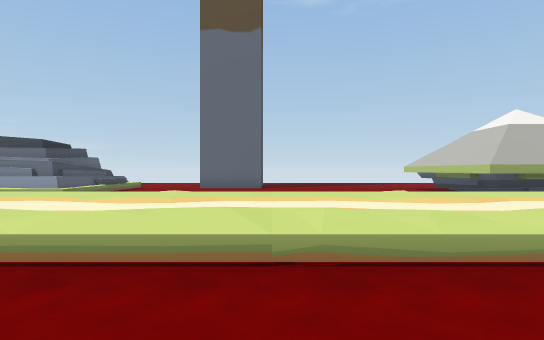
[1] (above)

24 first-person views from a walk through a scene from a Unity 3-D project. The camera is 1.5 m above the floor, looks level and sees 80° across. The floor is counted in squares, 2 m on a side. Each view is taken from the middle of a square. On the plan, view 1 faces up. The plan holds only what a view shows up to about 11 squares ahead; the rest is blank. The place goes on beyond the plan. The player is left out. Some surface patterns are stand-ins.

[2]
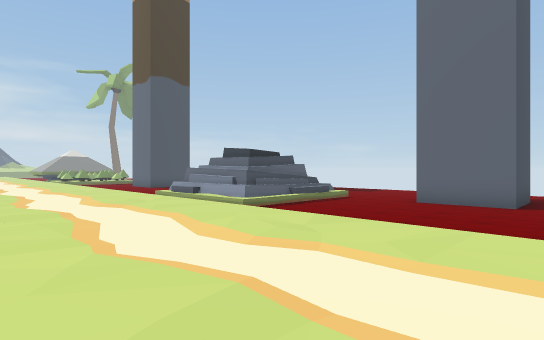

[3]
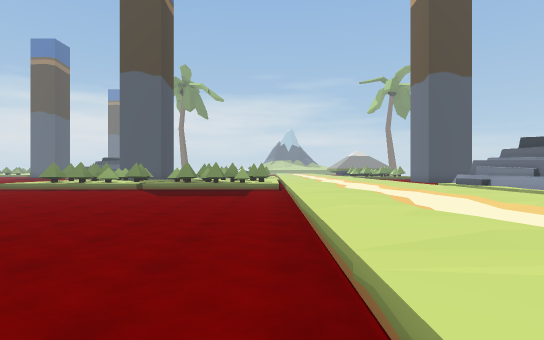

[4]
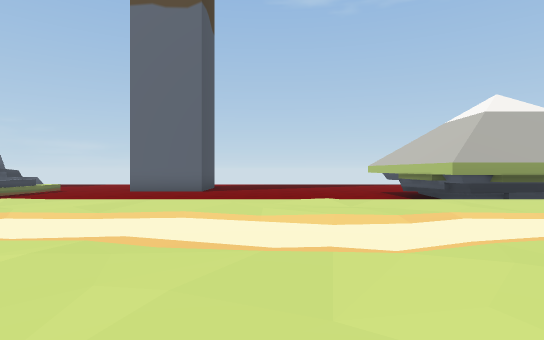

[5]
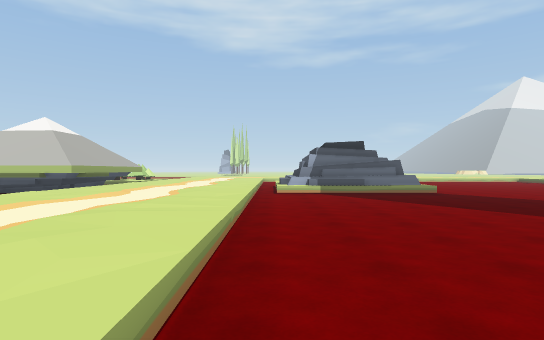

[6]
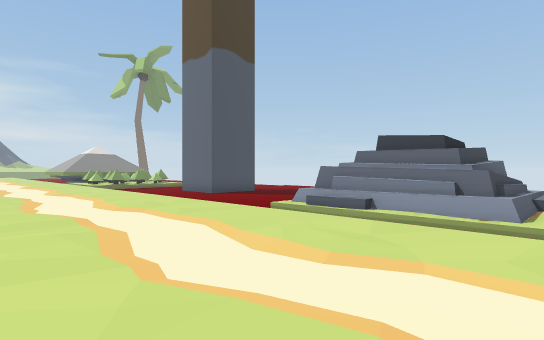

[7]
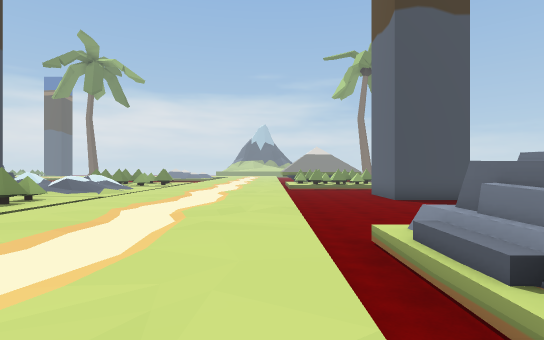

[8]
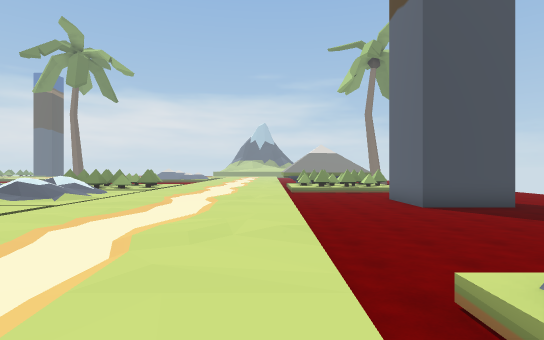

[9]
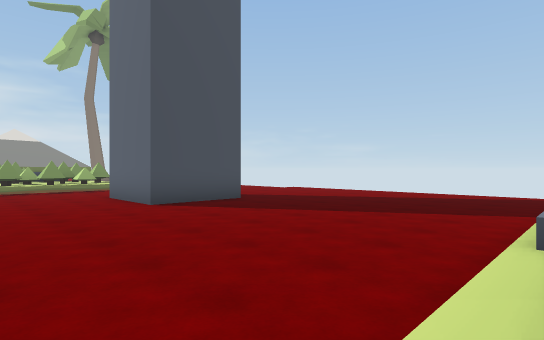

[10]
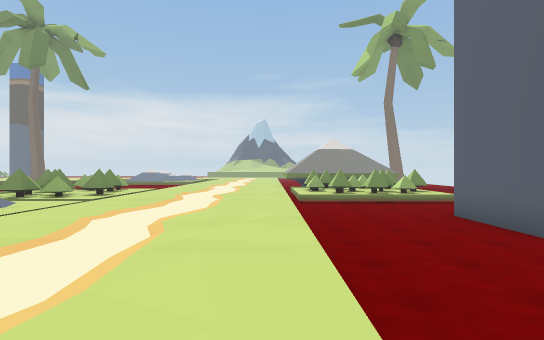

[11]
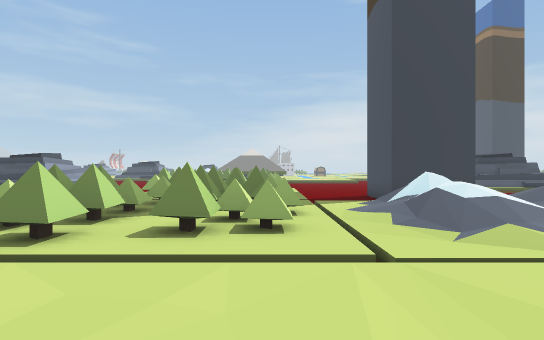

[12]
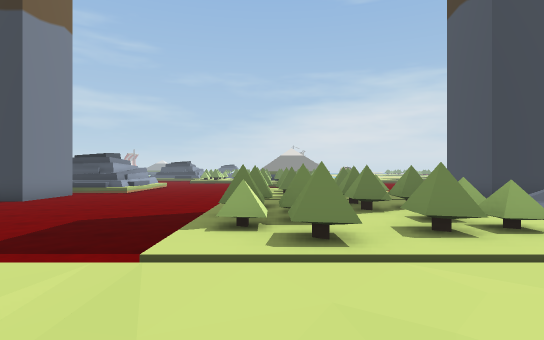

[13]
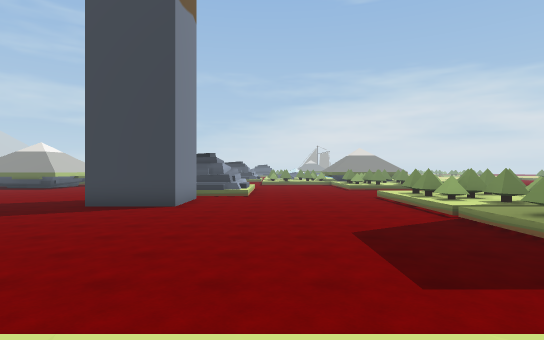

[14]
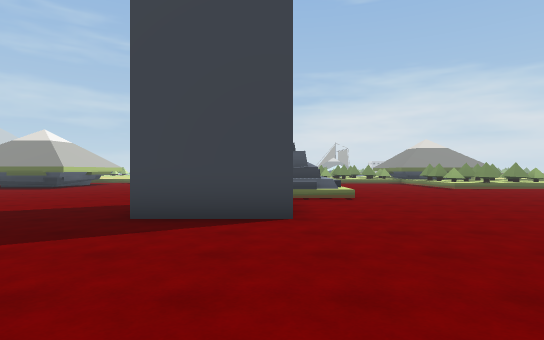

[15]
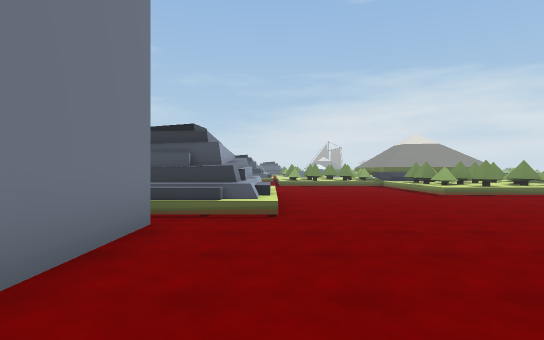

[16]
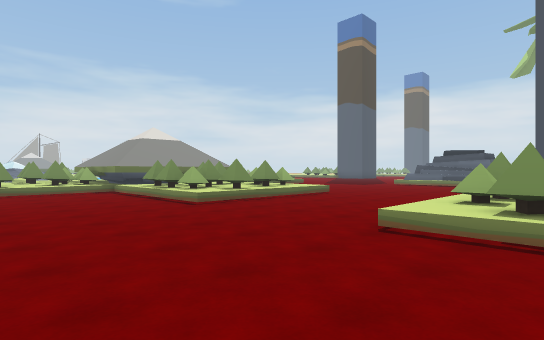

[17]
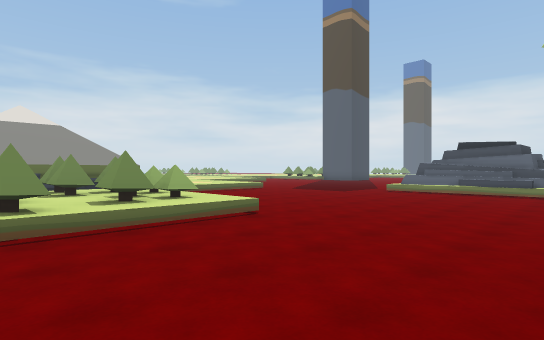

[18]
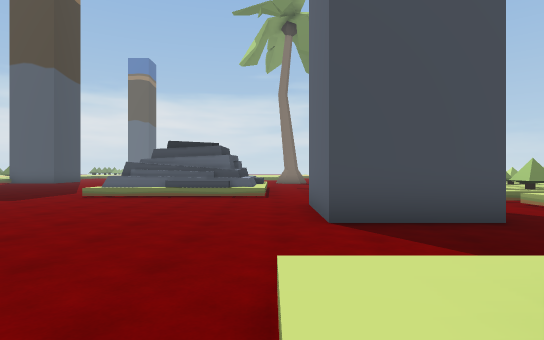

[19]
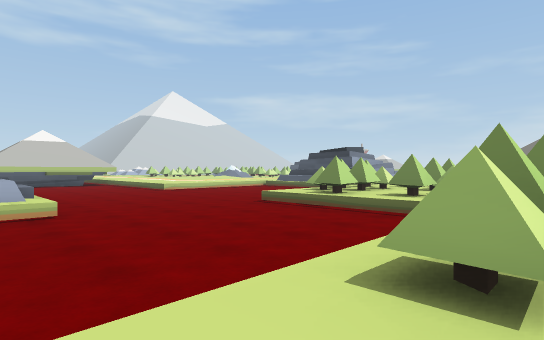

[20]
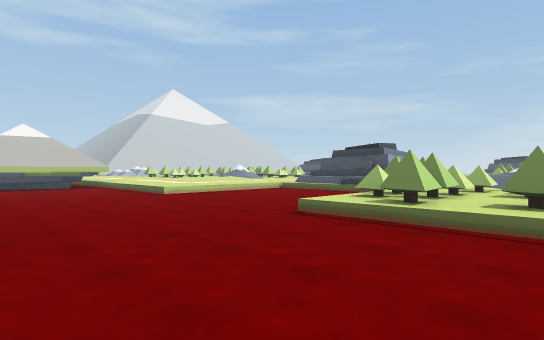

[21]
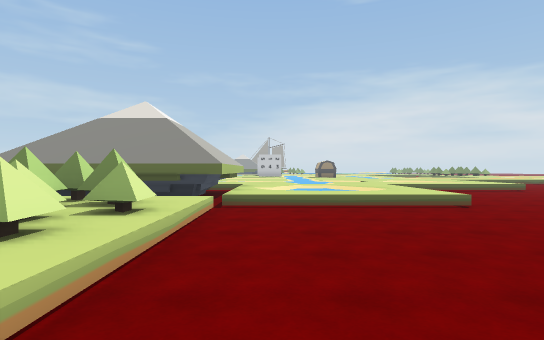

[22]
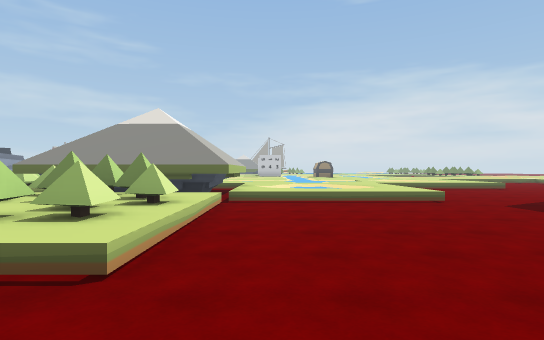

[23]
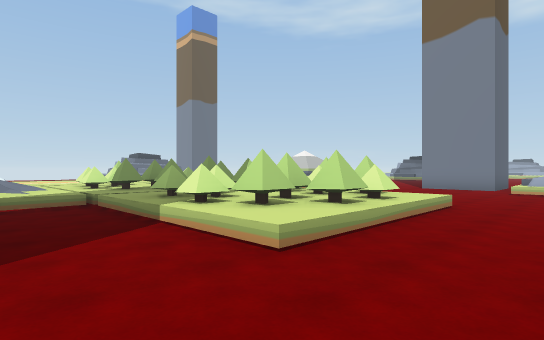

[24]
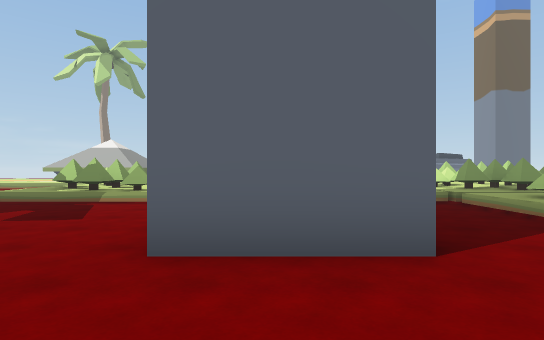

### Floor plan
Key: @ floor where view 1 was taken; # wall or solid block; . main floor; : floor 0.5 m higher than the main floor; / step, stairs or slope; = window, fence, low wall or low ledge; ^ raised ledge.
Columns run from 24 left of view 1 to 7 right of it. Each row starts with its distance up from view 1.
 18         ......
 17        .......
 16       ........         #.
 15       ........         #.
 14        .......       ###.
 13        #......    :............
 12  :/..  #....../  #/..........##
 11  #/..###....../  #/..........##
 10 ##/........... ^^^#......    ##
  9  #/...........==##=......    ##
  8  //................          ###
  7   /::::/::::/::::/::::/::::/::::
  6  :::::::::::::::::::::::::::::::
  5  :::::::::::::::::::::::::::::::
  4  ::::::::::::::::::::::::::::::
  3  ::::::::::::::::::::::::::::::
  2  :::/::///::##/...............//
  1 #:#=//////=###/.............../=
  0 #:## /////==##/.........@.....//
 -1 ##=#   ///##=#/...............//
 -2 :##:/   //:#=:/...............//
 -3 ......  .//////...............//
 -4 ........./=###/.................
 -5  ...###..//=##/......###... ....
 -6  ...###../##=#/......#  ...   ..
 -7 ....###../##=#/......#  ....
 -8 ///......//////....///  /....
 -9 ##/................/=#   ....
-10 ##/................/=#   .....
-11 ##/................/=#    ....
-12  =/......//////..../=
-13  =/....../####/..../// =
-14  ........//=#=/..............#
-15 ........./=#=#/..............
-16 ........./####/..............
-17 .........//////.............
-18  .../::::^####^/##:...../:
-19  .../: /:^#   #=##=...../
-20  ...//  /^#     #=#  .../

Positions as (right, up) in squares from view 1, and headings:
1: (0, 0), facing up
2: (1, 3), facing up-left
3: (2, 2), facing left
4: (2, 2), facing up
5: (-4, 2), facing right
6: (-5, 3), facing up-left
7: (-6, 7), facing left
8: (-8, 7), facing left
9: (-10, 8), facing up-left
10: (-12, 7), facing left
11: (-14, 5), facing down
12: (-11, 5), facing down
13: (-6, 4), facing down
14: (-3, 0), facing down
15: (-5, -3), facing down
16: (-6, -6), facing down-left
17: (-11, -8), facing down-left
18: (-13, -8), facing left
19: (-11, -12), facing down-right
20: (-9, -13), facing down-right
21: (-16, -11), facing down
22: (-16, -10), facing down
23: (-17, -10), facing up-right
24: (-19, -10), facing up
